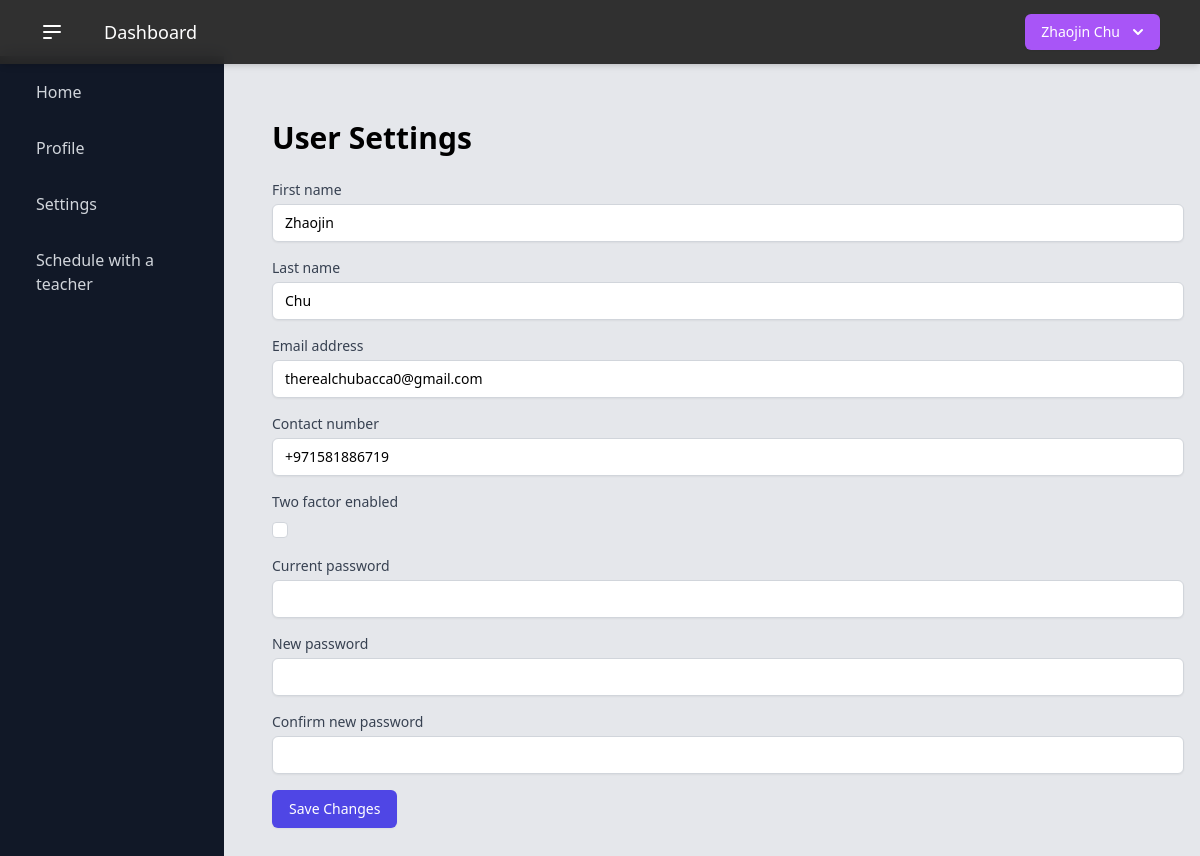
The app's page /settings (signed in) with its own data.
### users/models.py (models this page shows, shortened)
class User(AbstractBaseUser):
    USER_TYPE_CHOICES = (
        (1, 'Student'),
        (2, 'Teacher'),
    )
    user_type = models.PositiveSmallIntegerField(
        choices=USER_TYPE_CHOICES,
        default=1,
    )
    email = models.EmailField(
        "email address",
        max_length=255,
        unique=True,
        validators=[EmailValidator(message="Enter a valid email address.")],
    )
    first_name = models.CharField(
        "first name",
        max_length=150,
        validators=[RegexValidator(r"^[a-zA-Z\s]+$", "Enter a valid first name (letters only).")],
    )
    last_name = models.CharField(
        "last name",
        max_length=150,
        validators=[RegexValidator(r"^[a-zA-Z\s]+$", "Enter a valid last name (letters only).")],
    )
    password = models.CharField(
        "password",
        max_length=255,
        validators=[
            MinLengthValidator(6),
            RegexValidator(
                r"^(?=.*[a-z])(?=.*[A-Z])(?=.*\d)[A-Za-z\d]{6,}$",
                "Password must have at least 6 characters, including a number and a capital letter.",
            ),
        ],
    )
    contact_number = PhoneNumberField()
    date_of_birth = models.DateField("date of birth")
    two_factor_enabled = models.BooleanField(default=False)
    two_factor_code = models.CharField(max_length=6, blank=True, null=True)
    two_factor_code_expiry = models.DateTimeField(blank=True, null=True)
    password_reset_token = models.CharField(max_length=100, null=True, blank=True)
    password_reset_token_created_at = models.DateTimeField(null=True, blank=True)
    objects = UserManager()
    USERNAME_FIELD = "email"
    REQUIRED_FIELDS = ["__all__"]

### users/views.py (the view)
# urls.py: path("settings", settings, name="settings"),
@login_required
def settings(request):
    user = request.user
    if request.method == "POST":
        form = UserSettingsForm(request.POST, instance=user)
        if form.is_valid():
            if form.cleaned_data.get('new_password'):
                if user.check_password(form.cleaned_data.get('current_password')):
                    user.set_password(form.cleaned_data.get('new_password'))
                    update_session_auth_hash(request, user)  # Keep the user logged in
                    messages.success(request, "Your password has been updated.")
                else:
                    messages.error(request, "Current password is incorrect.")
                    return render(request, "users/settings.html", {"form": form})
            form.save()
            messages.success(request, "Your settings have been updated.")
            return redirect('settings')
    else:
        form = UserSettingsForm(instance=user)
    return render(request, "users/settings.html", {"form": form})

### users/forms.py (shortened to what this page needs)
class UserSettingsForm(forms.ModelForm):
    current_password = forms.CharField(widget=forms.PasswordInput(), required=False)
    new_password = forms.CharField(widget=forms.PasswordInput(), required=False, validators=[validate_password])
    confirm_new_password = forms.CharField(widget=forms.PasswordInput(), required=False)
    class Meta:
        model = User
        fields = ['first_name', 'last_name', 'email', 'contact_number', 'two_factor_enabled']

### templates/users/settings.html (shortened to what this page needs)
{% extends "_dashboard.html" %}
{% load widget_tweaks %}
{% block content %}
<div class="container mx-auto px-4 py-8">
    <h2 class="text-3xl font-semibold mb-6">User Settings</h2>
    <form method="post" class="space-y-4">
        {% for field in form %}
        <div>
            <label for="{{ field.id_for_label }}" class="block text-sm font-medium text-gray-700">
                {{ field.label }}
            </label>
            <div class="mt-1">
                {% if field.name == 'two_factor_enabled' %}
                    {{ field|add_class:"h-4 w-4 text-indigo-600 focus:ring-indigo-500 border-gray-300 rounded" }}
                {% else %}
                    {{ field|add_class:"shadow-sm focus:ring-indigo-500 focus:border-indigo-500 block w-full sm:text-sm border-gray-300 rounded-md" }}
                {% endif %}
            </div>
        </div>
        {% endfor %}
        <div>
            <button type="submit" class="inline-flex justify-center py-2 px-4 border border-transparent shadow-sm text-sm font-medium rounded-md text-white bg-indigo-600 hover:bg-indigo-700 focus:outline-none focus:ring-2 focus:ring-offset-2 focus:ring-indigo-500">
                Save Changes
            </button>
        </div>
    </form>
</div>
{% endblock %}

### templates/_dashboard.html (shortened to what this page needs)
{% load static %} {% load static tailwind_tags %}
<!DOCTYPE html>
<html lang="en">
  <head>
    {% tailwind_css %}
  </head>
  <body class="bg-neutral-200" x-data="{ sidebarOpen: true }">
    <div>
      <header class="sticky top-0 z-50">
        <div
          class="flex fixed top-0 py-2 w-full items-center justify-between bg-neutral-800 bg-opacity-95 backdrop-blur shadow-md"
        >
          <div class="flex flex-grow gap-x-10 px-10 text-lg text-white py-2.5">
            {% if user.is_authenticated %}
            <button
              @click="sidebarOpen = !sidebarOpen"
              class="text-white focus:outline-none"
            >
              <svg
                class="h-6 w-6"
                viewBox="0 0 24 24"
                fill="none"
                xmlns="http://www.w3.org/2000/svg"
              >
                <path
                  d="M4 6H20M4 12H20M4 18H11"
                  stroke="currentColor"
                  stroke-width="2"
                  stroke-linecap="round"
                  stroke-linejoin="round"
                ></path>
              </svg>
            </button>
            <div class="flex">
              <a href="{% url 'dashboard' %}" class="hover:text-purple-400"
                >Dashboard</a
              >
            </div>
            {% endif %}
          </div>
          <div
            id="messages-container"
            class="fixed left-1/2 transform -translate-x-1/2 z-50 w-full max-w-md px-4"
          >
            <div class="w-full pt-2">
            </div>
          </div>
          <div class="flex gap-x-6 px-6">
            {% block navright %} {% endblock navright %} {% if user.is_authenticated %}
            <div
              x-data="{ open: false }"
              class="relative inline-block text-left mr-4"
            >
              <div>
                <button
                  @click="open = !open"
                  type="button"
                  class="inline-flex justify-center w-full rounded-md shadow-sm px-4 py-2 bg-purple-500 text-sm font-medium text-white hover:bg-purple-600 ring-purple-800"
                  id="options-menu"
                  aria-haspopup="true"
                  x-bind:aria-expanded="open"
                >
                  {{ user.first_name }} {{ user.last_name }}
                  <svg
                    class="-mr-1 ml-2 h-5 w-5"
                    xmlns="http://www.w3.org/2000/svg"
                    viewBox="0 0 20 20"
                    fill="currentColor"
                    aria-hidden="true"
                  >
                    <path
                      fill-rule="evenodd"
                      d="M5.293 7.293a1 1 0 011.414 0L10 10.586l3.293-3.293a1 1 0 111.414 1.414l-4 4a1 1 0 01-1.414 0l-4-4a1 1 0 010-1.414z"
                      clip-rule="evenodd"
                    />
                  </svg>
                </button>
              </div>
            </div>
            {% endif %}
          </div>
        </div>
      </header>
      <main class="relative">
        <div class="flex h-screen bg-gray-200">
          <div
            class="z-30 inset-y-0 left-0 w-56 transition duration-300 transform bg-gray-900 overflow-y-auto fixed top-14"
            :class="{'translate-x-0 ease-out': sidebarOpen, '-translate-x-full ease-in': !sidebarOpen}"
          >
            <a
              href="{% url 'calendar' %}"
              class="flex items-center mt-4 py-2 px-6 text-gray-300 hover:bg-gray-700 hover:bg-opacity-25 hover:text-gray-100"
            >
              <span class="mx-3">Home</span>
            </a>
            <a
              href="#"
              class="flex items-center mt-4 py-2 px-6 text-gray-300 hover:bg-gray-700 hover:bg-opacity-25 hover:text-gray-100"
            >
              <span class="mx-3">Profile</span>
            </a>
            <a
              href="#"
              class="flex items-center mt-4 py-2 px-6 text-gray-300 hover:bg-gray-700 hover:bg-opacity-25 hover:text-gray-100"
            >
              <span class="mx-3">Settings</span>
            </a>
            {% if user.user_type == 1%}
            <a
              href="{% url 'lesson_request' %}"
              class="flex items-center mt-4 py-2 px-6 text-gray-300 hover:bg-gray-700 hover:bg-opacity-25 hover:text-gray-100"
            >
              <span class="mx-3">Schedule with a teacher</span>
            </a>
            {% endif %}
          </div>
          <div
            class="flex-1 flex flex-col overflow-hidden"
            :class="{'ml-64': sidebarOpen, 'ml-0': !sidebarOpen}"
          >
            <main
              class="flex-1 overflow-x-hidden overflow-y-auto bg-gray-200 pt-14"
              role="main"
            >
              <div class="container mx-auto py-8">
                {% block content %}{% endblock %}
              </div>
            </main>
          </div>
        </div>
      </main>
    </div>
  </body>
</html>

### records on screen
User: first_name "Zhaojin", last_name "Chu", form "Zhaojin" "Chu" "therealchubacca0@gmail.com" "+971581886719"

### other values on screen
{{ field.label }} "First name" "Last name" "Email address" "Contact number" "Two factor enabled" "Current password" "New password" "Confirm new password"
